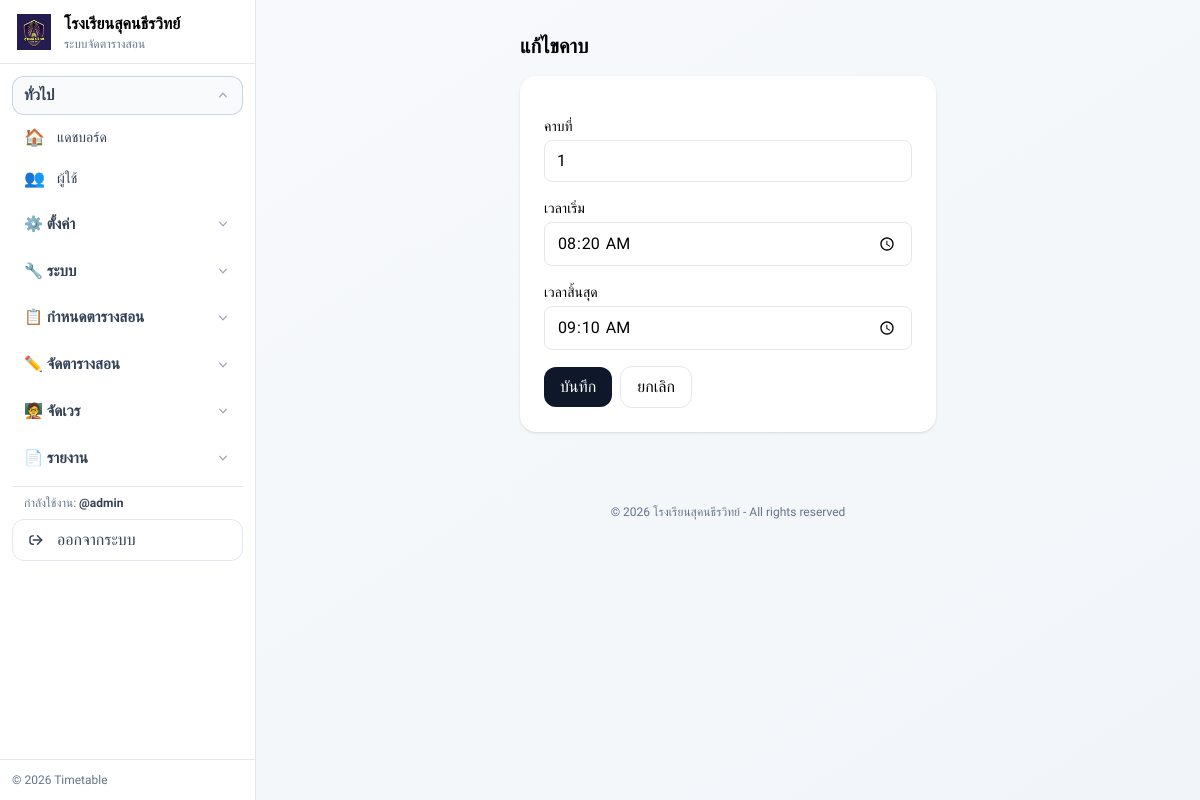
The app's page /period_edit.php?id=1 (signed in) with its own data.
### tables this page shows
CREATE TABLE `period_slots` (
  `id` int(10) unsigned NOT NULL AUTO_INCREMENT,
  `period_no` tinyint(3) unsigned NOT NULL,
  `start_time` time NOT NULL,
  `end_time` time NOT NULL,
  `created_at` timestamp NOT NULL DEFAULT current_timestamp(),
  PRIMARY KEY (`id`),
  UNIQUE KEY `uniq_period_no` (`period_no`)
);

### app/helpers.php (called while the page is built, shortened)
<?php
function url($path = '') {
  $base = rtrim(BASE_URL, '/');
  $p = ltrim($path, '/');
  return $base . ($p ? '/' . $p : '');
}

### public/period_edit.php (the view, shortened to what this page needs)
<?php
require_once __DIR__ . '/../app/helpers.php';
require_once __DIR__ . '/../app/db.php';
$id = (int)($_GET['id'] ?? 0);
$stmt = $pdo->prepare('SELECT * FROM period_slots WHERE id=?');
$stmt->execute([$id]);
$row = $stmt->fetch();
?>
<?php include __DIR__ . '/../partials/head.php'; ?>
<?php include __DIR__ . '/../partials/navbar.php'; ?>
<div class="max-w-md mx-auto px-4">
  <h1 class="text-xl font-semibold mt-8 mb-4">แก้ไขคาบ</h1>
  <form method="post" class="bg-white rounded-2xl shadow p-6 space-y-4">
    <div>
      <label class="block text-sm mb-1">คาบที่</label>
      <input type="number" name="period_no" class="w-full border rounded-lg px-3 py-2" min="1" required
        value="<?= htmlspecialchars($_POST['period_no'] ?? $row['period_no']); ?>">
    </div>
    <div>
      <label class="block text-sm mb-1">เวลาเริ่ม</label>
      <input type="time" name="start_time" class="w-full border rounded-lg px-3 py-2" required
        value="<?= htmlspecialchars($_POST['start_time'] ?? substr($row['start_time'],0,5)); ?>">
    </div>
    <div>
      <label class="block text-sm mb-1">เวลาสิ้นสุด</label>
      <input type="time" name="end_time" class="w-full border rounded-lg px-3 py-2" required
        value="<?= htmlspecialchars($_POST['end_time'] ?? substr($row['end_time'],0,5)); ?>">
    </div>
    <div class="flex items-center gap-2">
      <button class="px-4 py-2 rounded-xl bg-slate-900 text-white hover:opacity-90">บันทึก</button>
      <a href="<?= url('periods.php'); ?>" class="px-4 py-2 rounded-xl border">ยกเลิก</a>
    </div>
  </form>
</div>
<?php include __DIR__ . '/../partials/footer.php'; ?>

### partials/head.php (style rules this page uses)
body { font-family: 'Sarabun', sans-serif; }
:root { --primary: #6366f1; --primary-dark: #4f46e5; --secondary: #8b5cf6; --success: #10b981; --danger: #ef4444; --warning: #f59e0b; }

### records on screen
period_slots: period_no "1", start_time "08:20", end_time "09:10"
